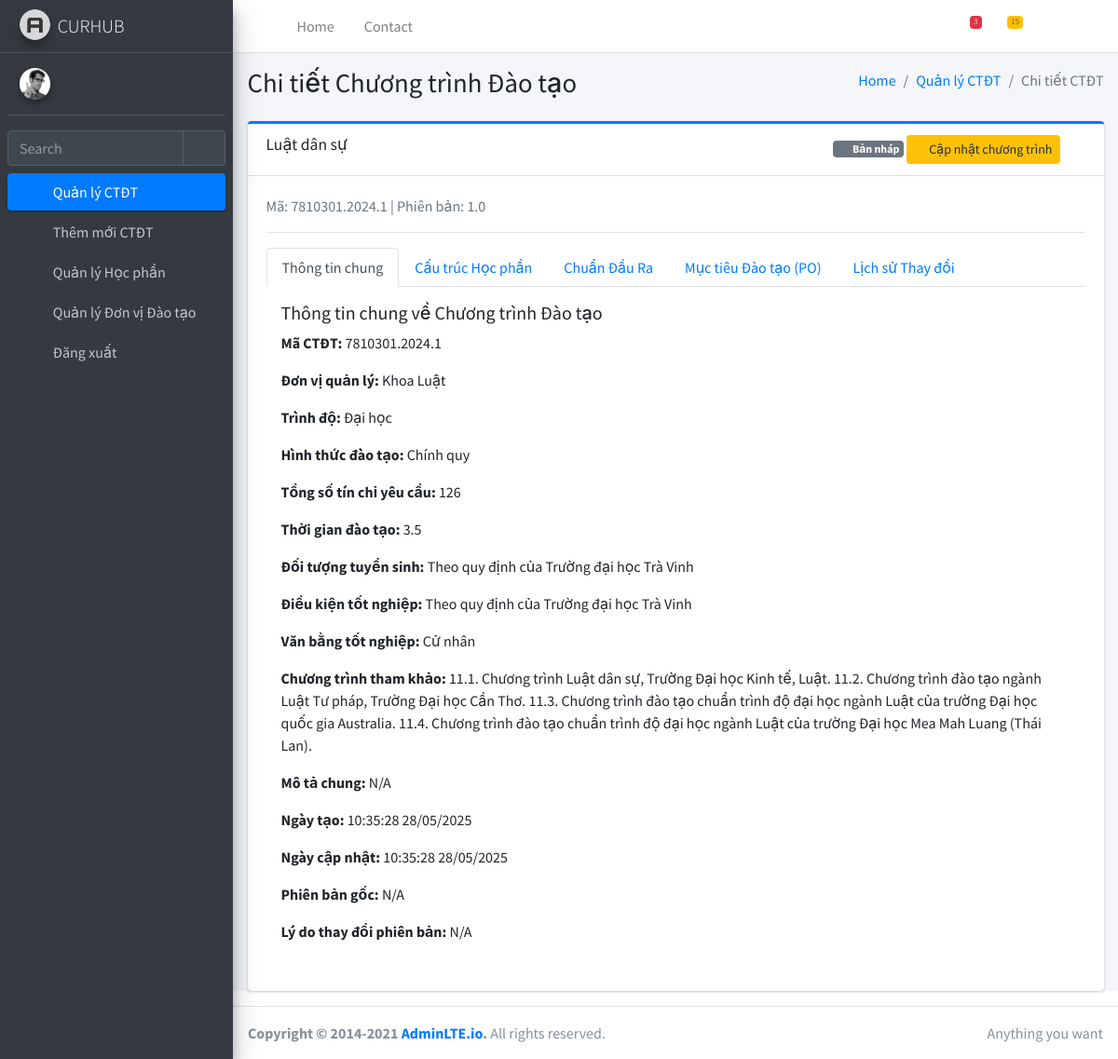
The page /daotao/chi-tiet-ctdt/1/ on the database its author committed.
### daotao/models.py (models this page shows, shortened)
class ChuongTrinhDaoTao(models.Model):
    TRINH_DO_CHOICES = [
        ('DH', 'Đại học'),
        ('CD', 'Cao đẳng'),
        ('THS', 'Thạc sĩ'),
        ('TS', 'Tiến sĩ'),
    ]
    HINH_THUC_CHOICES = [
        ('CQ', 'Chính quy'),
        ('VLVH', 'Vừa làm vừa học'),
        ('TX', 'Từ xa'),
    ]
    VAN_BANG_CHOICES = [ # Thêm lựa chọn cho văn bằng
        ('CN', 'Cử nhân'),
        ('KS', 'Kỹ sư'),
        ('BS', 'Bác sĩ'),
    ]
    ma_nganh_ctdt = models.CharField(max_length=20, unique=True, verbose_name="Mã chương trình/ngành đào tạo") # Mã của CTĐT cụ thể
    ten_nganh_ctdt = models.CharField(max_length=255, verbose_name="Tên chương trình đào tạo (Tiếng Việt)")
    ten_tieng_anh = models.CharField(max_length=255, blank=True, null=True, verbose_name="Tên chương trình đào tạo (Tiếng Anh)")
    nganh_hoc_chung = models.ForeignKey(
        NganhDaoTao,
        on_delete=models.SET_NULL,
        null=True,
        blank=True,
        verbose_name="Thuộc Ngành học (chung)"
    )
    trinh_do_dao_tao = models.CharField(
        max_length=3,
        choices=TRINH_DO_CHOICES,
        default='DH', # Đổi default sang Đại học cho phù hợp với ví dụ mới
        verbose_name="Trình độ đào tạo"
    )
    hinh_thuc_dao_tao = models.CharField(
        max_length=4,
        choices=HINH_THUC_CHOICES,
        default='CQ',
        verbose_name="Hình thức đào tạo"
    )
    so_tin_chi_yeu_cau = models.PositiveIntegerField(null=True, blank=True, verbose_name="Tổng số tín chỉ yêu cầu")
    thoi_gian_dao_tao = models.CharField(max_length=50, blank=True, verbose_name="Thời gian đào tạo (ví dụ: 3.5 năm)")
    doi_tuong_tuyen_sinh = models.TextField(blank=True, null=True, verbose_name="Đối tượng tuyển sinh")
    dieu_kien_tot_nghiep = models.TextField(blank=True, null=True, verbose_name="Điều kiện tốt nghiệp")
    van_bang_tot_nghiep = models.CharField(
        max_length=3,
        choices=VAN_BANG_CHOICES,
        blank=True,
        null=True,
        verbose_name="Văn bằng tốt nghiệp"
    )
    chuong_trinh_tham_khao = models.TextField(blank=True, null=True, verbose_name="Chương trình đào tạo tham khảo")
    don_vi_quan_ly = models.ForeignKey(
        DonViDaoTao,
        on_delete=models.SET_NULL,
        null=True,
        blank=True,
        verbose_name="Đơn vị quản lý"
    )
    mo_ta_chung = models.TextField(blank=True, null=True, verbose_name="Mô tả chung CTĐT")
    so_quyet_dinh_ban_hanh = models.CharField(max_length=50, blank=True, null=True, verbose_name="Số Quyết định ban hành")
    ngay_ban_hanh_qd = models.DateField(blank=True, null=True, verbose_name="Ngày ban hành Quyết định")
    ghi_chu_ctdt = models.TextField(blank=True, null=True, verbose_name="Ghi chú CTĐT")
    ngay_tao = models.DateTimeField(auto_now_add=True, verbose_name="Ngày tạo")
    ngay_cap_nhat = models.DateTimeField(auto_now=True, verbose_name="Ngày cập nhật")
    TRANG_THAI_CHOICES = [
        ('DRAFT', 'Bản nháp'),
        ('PENDING_APPROVAL', 'Chờ duyệt'),
        ('APPROVED', 'Đã phê duyệt'),
        ('REJECTED', 'Bị từ chối'),
        ('ARCHIVED', 'Lưu trữ'),
    ]
    version = models.CharField(max_length=20, default="1.0", verbose_name="Phiên bản")
    trang_thai = models.CharField(
        max_length=20,
        choices=TRANG_THAI_CHOICES,
        default='DRAFT',
        verbose_name="Trạng thái"
    )
    phien_ban_goc = models.ForeignKey(
        'self',
        on_delete=models.SET_NULL,
        null=True,
        blank=True,
        related_name='cac_phien_ban_sau',
        verbose_name="Thuộc phiên bản gốc"
    )
    ly_do_thay_doi = models.TextField(blank=True, null=True, verbose_name="Lý do thay đổi phiên bản")
    hoc_phan_trong_chuong_trinh = models.ManyToManyField(
        HocPhan,
        through='ChiTietHocPhanTrongCTDT',
        through_fields=('chuong_trinh_dao_tao', 'hoc_phan'),
        related_name='co_trong_cac_ctdt',
        verbose_name="Các học phần trong chương trình"
    )
    class Meta:
        verbose_name = "Chương trình Đào tạo"
        verbose_name_plural = "Các Chương trình Đào tạo"
        ordering = ['ten_nganh_ctdt']

class DonViDaoTao(models.Model):
    ma_don_vi = models.CharField(max_length=20, unique=True, verbose_name="Mã đơn vị")
    ten_don_vi = models.CharField(max_length=255, verbose_name="Tên đơn vị đào tạo")
    don_vi_cha = models.ForeignKey(
        'self', on_delete=models.SET_NULL, null=True, blank=True,
        related_name='don_vi_con', verbose_name="Đơn vị cha"
    )
    mo_ta = models.TextField(blank=True, null=True, verbose_name="Mô tả đơn vị")
    ngay_tao = models.DateTimeField(auto_now_add=True, verbose_name="Ngày tạo")
    ngay_cap_nhat = models.DateTimeField(auto_now=True, verbose_name="Ngày cập nhật")
    class Meta:
        verbose_name = "Đơn vị Đào tạo"
        verbose_name_plural = "Các Đơn vị Đào tạo"
        ordering = ['don_vi_cha__ten_don_vi', 'ten_don_vi']

### daotao/views.py (the view)
# urls.py: path('chi-tiet-ctdt/<int:pk_ctdt>/', views.chi_tiet_ctdt, name='chi_tiet_ctdt'),
def chi_tiet_ctdt(request, pk_ctdt):
    chuong_trinh = get_object_or_404(ChuongTrinhDaoTao, pk=pk_ctdt)
    hoc_phan_trong_ctdt = ChiTietHocPhanTrongCTDT.objects.filter(
        chuong_trinh_dao_tao=chuong_trinh
    ).order_by('hoc_ky_du_kien', 'hoc_phan__ma_hoc_phan')
    context = {
        'ctdt': chuong_trinh,
        'page_title': f"Chi tiết CTĐT: {chuong_trinh.ten_nganh_ctdt}",
        'hoc_phan_trong_ctdt': hoc_phan_trong_ctdt,
    }
    return render(request, 'daotao/chi_tiet_ctdt.html', context)

### daotao/templates/daotao/chi_tiet_ctdt.html (shortened to what this page needs)
{% extends "base.html" %}
{% block page_title %}Chi tiết Chương trình Đào tạo{% endblock %}
{% block breadcrumb_items %}
    <li class="breadcrumb-item"><a href="{% url 'daotao:danh_sach_ctdt' %}">Quản lý CTĐT</a></li>
    <li class="breadcrumb-item active">Chi tiết CTĐT</li>
{% endblock %}
{% block content %}
<div class="card card-primary card-outline">
    <div class="card-header">
        <h3 class="card-title">{{ ctdt.ten_nganh_ctdt }}</h3>
        <div class="card-tools">
            <span class="badge
                {% if ctdt.trang_thai == 'APPROVED' %} badge-success
                {% elif ctdt.trang_thai == 'PENDING_APPROVAL' %} badge-warning
                {% elif ctdt.trang_thai == 'DRAFT' %} badge-secondary
                {% elif ctdt.trang_thai == 'ARCHIVED' %} badge-light
                {% else %} badge-danger {% endif %}">
                <i class="fas
                    {% if ctdt.trang_thai == 'APPROVED' %} fa-check-circle
                    {% elif ctdt.trang_thai == 'PENDING_APPROVAL' %} fa-hourglass-half
                    {% elif ctdt.trang_thai == 'DRAFT' %} fa-pencil-alt
                    {% elif ctdt.trang_thai == 'ARCHIVED' %} fa-archive
                    {% else %} fa-times-circle {% endif %} mr-1"></i>
                {{ ctdt.get_trang_thai_display }}
            </span>
            <a href="{% url 'daotao:sua_ctdt' pk_ctdt=ctdt.pk %}" class="btn btn-warning btn-sm mr-1"><i class="fas fa-edit mr-1"></i>Cập nhật chương trình</a>
            <a href="{% url 'daotao:danh_sach_ctdt' %}" class="btn btn-tool"><i class="fas fa-arrow-left"></i></a>
        </div>
    </div>
    <div class="card-body">
        <p class="text-muted">Mã: {{ ctdt.ma_nganh_ctdt }} | Phiên bản: {{ ctdt.version }}</p>
        <hr>
        <ul class="nav nav-tabs" id="ctdtTab" role="tablist">
            <li class="nav-item">
                <a class="nav-link active" id="info-tab" data-toggle="tab" href="#info-tab-pane" role="tab" aria-controls="info-tab-pane" aria-selected="true">Thông tin chung</a>
            </li>
            <li class="nav-item">
                <a class="nav-link" id="hocphan-tab" data-toggle="tab" href="#hocphan-tab-pane" role="tab" aria-controls="hocphan-tab-pane" aria-selected="false">Cấu trúc Học phần</a>
            </li>
            <li class="nav-item">
                <a class="nav-link" id="cdr-tab" data-toggle="tab" href="#cdr-tab-pane" role="tab" aria-controls="cdr-tab-pane" aria-selected="false">Chuẩn Đầu Ra</a>
            </li>
            <li class="nav-item">
                <a class="nav-link" id="po-tab" data-toggle="tab" href="#po-tab-pane" role="tab" aria-controls="po-tab-pane" aria-selected="false">Mục tiêu Đào tạo (PO)</a>
            </li>
            <li class="nav-item">
                <a class="nav-link" id="history-tab" data-toggle="tab" href="#history-tab-pane" role="tab" aria-controls="history-tab-pane" aria-selected="false">Lịch sử Thay đổi</a>
            </li>
        </ul>
        <div class="tab-content" id="ctdtTabContent">
            <div class="tab-pane fade show active p-3" id="info-tab-pane" role="tabpanel">
                <h5>Thông tin chung về Chương trình Đào tạo</h5>
                <p><strong>Mã CTĐT:</strong> {{ ctdt.ma_nganh_ctdt }}</p>
                <p><strong>Đơn vị quản lý:</strong> {{ ctdt.don_vi_quan_ly.ten_don_vi }}</p>
                <p><strong>Trình độ:</strong> {{ ctdt.get_trinh_do_dao_tao_display }}</p>
                <p><strong>Hình thức đào tạo:</strong> {{ ctdt.get_hinh_thuc_dao_tao_display }}</p>
                <p><strong>Tổng số tín chỉ yêu cầu:</strong> {{ ctdt.so_tin_chi_yeu_cau|default:"N/A" }}</p>
                <p><strong>Thời gian đào tạo:</strong> {{ ctdt.thoi_gian_dao_tao|default:"N/A" }}</p>
                <p><strong>Đối tượng tuyển sinh:</strong> {{ ctdt.doi_tuong_tuyen_sinh|default:"N/A"|safe }}</p>
                <p><strong>Điều kiện tốt nghiệp:</strong> {{ ctdt.dieu_kien_tot_nghiep|default:"N/A"|safe }}</p>
                <p><strong>Văn bằng tốt nghiệp:</strong> {{ ctdt.get_van_bang_tot_nghiep_display|default:"N/A" }}</p>
                <p><strong>Chương trình tham khảo:</strong> {{ ctdt.chuong_trinh_tham_khao|default:"N/A"|safe }}</p>
                <p><strong>Mô tả chung:</strong> {{ ctdt.mo_ta_chung|default:"N/A"|safe }}</p>
                <p><strong>Ngày tạo:</strong> {{ ctdt.ngay_tao|date:"H:i:s d/m/Y" }}</p>
                <p><strong>Ngày cập nhật:</strong> {{ ctdt.ngay_cap_nhat|date:"H:i:s d/m/Y" }}</p>
                <p><strong>Phiên bản gốc:</strong>
                    {% if ctdt.phien_ban_goc %}
                        <a href="{% url 'daotao:chi_tiet_ctdt' pk_ctdt=ctdt.phien_ban_goc.pk %}">{{ ctdt.phien_ban_goc.ten_nganh_ctdt }} (v{{ ctdt.phien_ban_goc.version }})</a>
                    {% else %}
                        N/A
                    {% endif %}
                </p>
                <p><strong>Lý do thay đổi phiên bản:</strong> {{ ctdt.ly_do_thay_doi|default:"N/A"|linebreaksbr }}</p>
            </div>
        </div>
    </div>
</div>
{% endblock %}

### daotao/templates/base.html (shortened to what this page needs)
{% load static %}
<!DOCTYPE html>
<html lang="en">
<head>
  <link rel="stylesheet" href="{% static 'adminlte/plugins/fontawesome-free/css/all.min.css' %}">
  <link rel="stylesheet" href="{% static 'adminlte/dist/css/adminlte.min.css' %}">
  <link rel="stylesheet" href="{% static 'adminlte/plugins/select2/css/select2.min.css' %}">
  <link rel="stylesheet" href="{% static 'adminlte/plugins/select2-bootstrap4-theme/select2-bootstrap4.min.css' %}">
  <link rel="stylesheet" href="{% static 'adminlte/plugins/summernote/summernote-bs4.min.css' %}">
</head>
<body class="hold-transition sidebar-mini">
<div class="wrapper">
  <nav class="main-header navbar navbar-expand navbar-white navbar-light">
    <ul class="navbar-nav">
      <li class="nav-item">
        <a class="nav-link" data-widget="pushmenu" href="#" role="button"><i class="fas fa-bars"></i></a>
      </li>
      <li class="nav-item d-none d-sm-inline-block">
        <a href="{% url 'daotao:danh_sach_ctdt' %}" class="nav-link">Home</a>
      </li>
      <li class="nav-item d-none d-sm-inline-block">
        <a href="#" class="nav-link">Contact</a>
      </li>
    </ul>
    <ul class="navbar-nav ml-auto">
      <li class="nav-item">
        <a class="nav-link" data-widget="navbar-search" href="#" role="button">
          <i class="fas fa-search"></i>
        </a>
      </li>
      <li class="nav-item dropdown">
        <a class="nav-link" data-toggle="dropdown" href="#">
          <i class="far fa-comments"></i>
          <span class="badge badge-danger navbar-badge">3</span>
        </a>
      </li>
      <li class="nav-item dropdown">
        <a class="nav-link" data-toggle="dropdown" href="#">
          <span class="badge badge-warning navbar-badge">15</span>
        </a>
      </li>
      <li class="nav-item">
        <a class="nav-link" data-widget="fullscreen" href="#" role="button">
          <i class="fas fa-expand-arrows-alt"></i>
        </a>
      </li>
      <li class="nav-item">
        <a class="nav-link" data-widget="control-sidebar" data-slide="true" href="#" role="button">
          <i class="fas fa-th-large"></i>
        </a>
      </li>
    </ul>
  </nav>
  <aside class="main-sidebar sidebar-dark-primary elevation-4">
    <a href="{% url 'daotao:danh_sach_ctdt' %}" class="brand-link">
      <img src="{% static 'adminlte/dist/img/AdminLTELogo.png' %}" alt="AdminLTE Logo" class="brand-image img-circle elevation-3" style="opacity: .8">
      <span class="brand-text font-weight-light">CURHUB</span>
    </a>
    <div class="sidebar">
      <div class="user-panel mt-3 pb-3 mb-3 d-flex">
        <div class="image">
          <img src="{% static 'adminlte/dist/img/user2-160x160.jpg' %}" class="img-circle elevation-2" alt="User Image">
        </div>
        <div class="info">
        </div>
      </div>
      <div class="form-inline">
        <div class="input-group" data-widget="sidebar-search">
          <input class="form-control form-control-sidebar" type="search" placeholder="Search" aria-label="Search">
          <div class="input-group-append">
            <button class="btn btn-sidebar">
              <i class="fas fa-search fa-fw"></i>
            </button>
          </div>
        </div>
      </div>
      <nav class="mt-2">
        <ul class="nav nav-pills nav-sidebar flex-column" data-widget="treeview" role="menu" data-accordion="false">
          <li class="nav-item">
            <a href="{% url 'daotao:danh_sach_ctdt' %}" class="nav-link {% if request.resolver_match.url_name in 'danh_sach_ctdt,chi_tiet_ctdt,sua_ctdt,xoa_ctdt,gui_duyet_ctdt,xu_ly_duyet_ctdt,tao_phien_ban_moi_ctdt,luu_tru_ctdt' %}active{% endif %}">
                <i class="nav-icon fas fa-graduation-cap"></i>
                <p>Quản lý CTĐT</p>
            </a>
          </li>
          <li class="nav-item">
            <a href="{% url 'daotao:them_ctdt' %}" class="nav-link {% if request.resolver_match.url_name == 'them_ctdt' %}active{% endif %}">
                <i class="nav-icon fas fa-plus-circle"></i>
                <p>Thêm mới CTĐT</p>
            </a>
          </li>
          <li class="nav-item">
            <a href="{% url 'daotao:danh_sach_hoc_phan' %}" class="nav-link {% if request.resolver_match.url_name == 'danh_sach_hoc_phan' %}active{% endif %}">
                <i class="nav-icon fas fa-book"></i>
                <p>Quản lý Học phần</p>
            </a>
          </li>
          <li class="nav-item">
            <a href="{% url 'daotao:danh_sach_don_vi' %}" class="nav-link {% if request.resolver_match.url_name == 'danh_sach_don_vi' %}active{% endif %}">
                <i class="nav-icon fas fa-building"></i>
                <p>Quản lý Đơn vị Đào tạo</p>
            </a>
          </li>
          <li class="nav-item">
            <a href="#" class="nav-link" onclick="event.preventDefault(); document.getElementById('logout-form').submit();">
                <i class="nav-icon fas fa-sign-out-alt"></i>
                <p>Đăng xuất</p>
            </a>
          </li>
        </ul>
      </nav>
    </div>
  </aside>
  <div class="content-wrapper">
    <div class="content-header">
      <div class="container-fluid">
        <div class="row mb-2">
          <div class="col-sm-6">
            <h1 class="m-0">{% block page_title %}{% endblock %}</h1>
          </div>
          <div class="col-sm-6">
            <ol class="breadcrumb float-sm-right">
              <li class="breadcrumb-item"><a href="{% url 'daotao:danh_sach_ctdt' %}">Home</a></li>
              {% block breadcrumb_items %}{% endblock %}
            </ol>
          </div>
        </div>
      </div>
    </div>
    <div class="content">
      <div class="container-fluid">
        {% block content %}
        {% endblock %}
      </div>
    </div>
  </div>
  <footer class="main-footer">
    <div class="float-right d-none d-sm-inline">
      Anything you want
    </div>
    <strong>Copyright &copy; 2014-2021 <a href="https://adminlte.io">AdminLTE.io</a>.</strong> All rights reserved.
  </footer>
</div>
</body>
</html>

### rows shown on the page
ChuongTrinhDaoTao: ten_nganh_ctdt "Luật dân sự", trang_thai "Bản nháp", ma_nganh_ctdt "7810301.2024.1", version "1.0", don_vi_quan_ly.ten_don_vi "Khoa Luật", trinh_do_dao_tao "Đại học", hinh_thuc_dao_tao "Chính quy", so_tin_chi_yeu_cau "126", thoi_gian_dao_tao "3.5", doi_tuong_tuyen_sinh "Theo quy định của Trường đại học Trà Vinh", dieu_kien_tot_nghiep "Theo quy định của Trường đại học Trà Vinh", van_bang_tot_nghiep "Cử nhân", chuong_trinh_tham_khao "11.1. Chương trình Luật dân sự, Trường Đại học Kinh tế, Luật. 11.2. Chương trình đào tạo ngành Luật Tư pháp, Trường Đại học Cần Thơ. 11.3. Chương trình đào tạo chuẩn trình độ đại học ngành Luật của trường Đại học quốc gia Australia. 11.4. Chương trình đào tạo chuẩn trình độ đại học ngành Luật của trường Đại học Mea Mah Luang (Thái Lan).", mo_ta_chung "N/A", ngay_tao "10:35:28 28/05/2025", ngay_cap_nhat "10:35:28 28/05/2025", ly_do_thay_doi "N/A"
